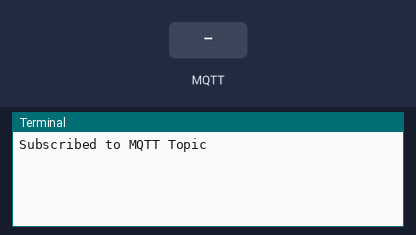
The program below on a simulated Raspberry Pi (BCM pin numbers), started with the arguments Hello 3 3 Hello. Parts: the last lines printed to the terminal. Inputs (shaded band) come from the test bench. No MQTT or app messages arrive unless stated; the camera gives no picture and a still takes 0.5 s.

Above: at 1.3 s.
1.4 s: MQTT message "1" arrives on the first subscribed topic
At 2.5 s:
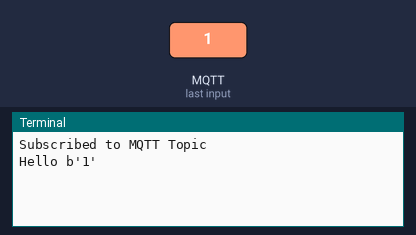
2.9 s: MQTT message "on" arrives on the first subscribed topic
At 3.6 s:
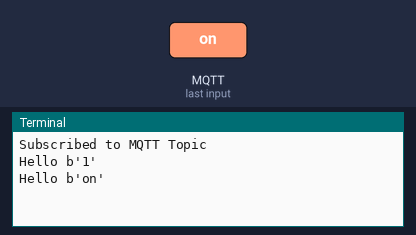
4.4 s: MQTT message "off" arrives on the first subscribed topic
At 4.8 s:
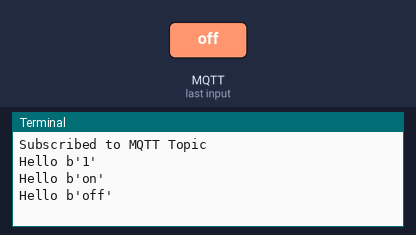

The program:

capture.py
```python
import sys
import time
import paho.mqtt.client as mqtt
from picamera import PiCamera

if len(sys.argv) == 5:
    MQTT_BROKER = sys.argv[1]
    MQTT_PORT = int(sys.argv[2])
    MQTT_KEEPALIVE_INTERVAL = int(sys.argv[3])
    MQTT_TOPIC = sys.argv[4]
else:
    print "usage: sudo python receive.py MQTT_BROKER MQTT_PORT MQTT_KEEPALIVE_INTERVAL MQTT_TOPIC"
    sys.exit(1)

# Define Variables
#MQTT_BROKER = "192.168.10.245"
#MQTT_PORT = 1883
#MQTT_KEEPALIVE_INTERVAL = 45
#MQTT_TOPIC = "test/#"

# capturing
def capture(num, interval):
    camera=PiCamera()
    camera.start_preview()

    for i in range(num):
        camera.capture('/root/photo/'+time.strftime("%Y%m%d%H%M%S")+'.jpg')
        time.sleep(interval)

    camera.stop_preview()
    camera.close()

# Define on_connect event Handler
def on_connect(mosq, obj, rc):
    #Subscribe to a the Topic
    mqttc.subscribe(MQTT_TOPIC, 0)

# Define on_subscribe event Handler
def on_subscribe(mosq, obj, mid, granted_qos):
    print "Subscribed to MQTT Topic"

# Define on_message event Handler
def on_message(mosq, obj, msg):
    print msg.topic, msg.payload
    sys.stdout.flush()			#flush stdout buffer
    if msg.payload == "1":
        capture(2, 1)

# Initiate MQTT Client
mqttc = mqtt.Client()

# Register Event Handlers
mqttc.on_message = on_message
mqttc.on_connect = on_connect
mqttc.on_subscribe = on_subscribe

# Connect with MQTT Broker
mqttc.connect(MQTT_BROKER, MQTT_PORT, MQTT_KEEPALIVE_INTERVAL)

# Continue the network loop
mqttc.loop_forever()
```

Measured:
- after the input at 1.4 s, the terminal: prints a new line at once (image 1)
- after the input at 2.9 s, the terminal: prints a new line at once (image 2)
- after the input at 4.4 s, the terminal: prints a new line at once (image 3)
